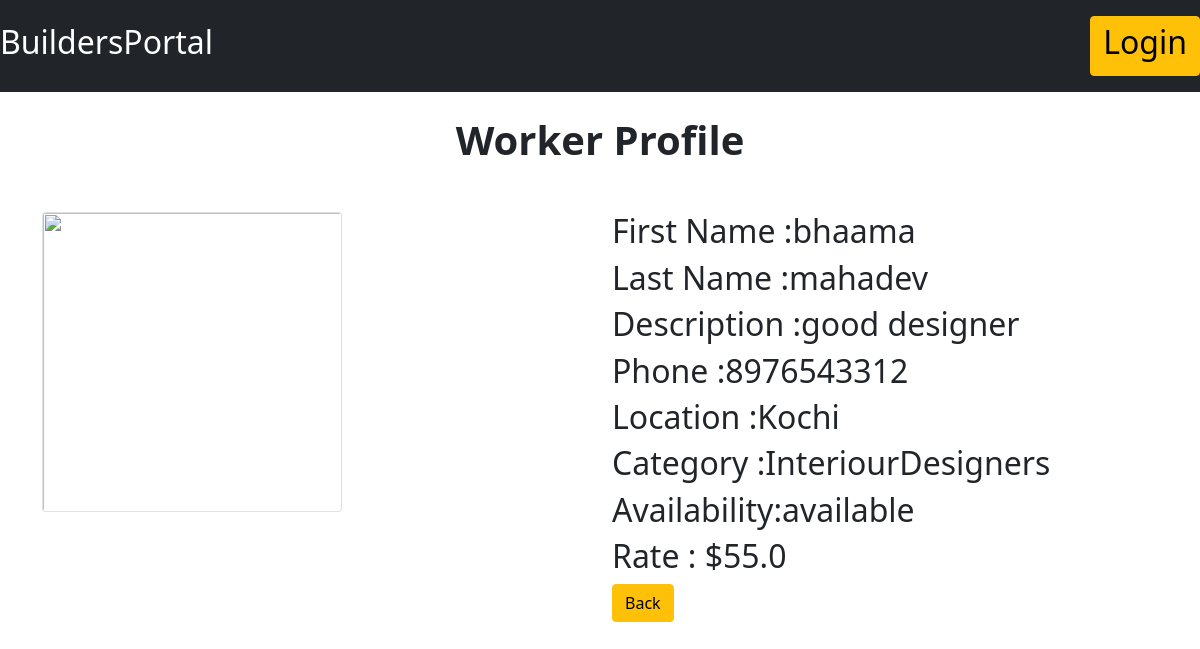
The app's page /supplierdetail/1/ with its own data.
### use/models.py (models this page shows, shortened)
class Worker(models.Model):
        def get_filename(instance,filename):
             old_name = filename
             current_time=datetime.now().strftime('%Y%m%d%H;%M:%S')
             filename="%s%s"%(current_time,old_name)
             return os.path.join('uploads/',filename)
        user = models.ForeignKey(User,on_delete=models.CASCADE,default=1)
        image = models.ImageField(upload_to=get_filename,null=True,blank=True)
        firstname = models.CharField(max_length=200)
        lastname  = models.CharField(max_length=200)
        phone     = models.CharField(max_length=200)
        description= models.CharField(max_length=2000)
        rate=models.FloatField()
        location=models.CharField(max_length=200)
        category=models.CharField(max_length=200)
        availability=models.CharField(max_length=200)

### use/views.py (the view)
# urls.py: path('supplierdetail/<int:worker_id>/',views.detail,name='detail'),
def detail(request,worker_id):
    worker = Worker.objects.get(pk=worker_id)
    context={
        'worker':worker,
    }
    return render(request,'use/worker_detail.html',context)

### use/templates/use/worker_detail.html (shortened to what this page needs)
<!DOCTYPE html>
<html lang="en">
<head>
  <link href="https://cdn.jsdelivr.net/npm/bootstrap@5.1.3/dist/css/bootstrap.min.css" rel="stylesheet">
</head>
    <body>
      <nav class="navbar navbar-dark bg-dark">
        <a href="/" class=" navbar-brand link-warning"><h2>BuildersPortal</h2></a>
        <div class="navbar">
            {% if user.is_authenticated %}
            <p class="navbar-text text-white">Hello,&nbsp{{ user.username }}</p>
            &nbsp&nbsp <a href="{% url 'logout' %}" class="btn btn-warning"><h2>Logout</h2></a>
          {% else %}
          <a href="use/login" class="btn btn-warning"><h2>Login</h2></a>
          {% endif %}
        </div>
    </nav>
    <div class="container">
        <div class="row">
          <div class="col-md-12">
            <p class="text-center h1 fw-bold mb-5 mx-1 mx-md-4 mt-4">Worker Profile</p>
          </div>
            <div class="col-md-6">
                {% if worker.image%}
                    <img class="card" height="300px" width = "300px" src="{{ worker.image.url }}"/>
                  {% else %}
                     <img class="card" height="300px" width = "300px" src="https://icons.iconarchive.com/icons/blackvariant/button-ui-system-folders-drives/1024/Users-icon.png"/>
                  {% endif %}
            </div>
            <div class="col-md-6">
                <h2>First Name  :{{ worker.firstname }}</h2>
                <h2>Last Name   :{{ worker.lastname }}</h2>
                <h2>Description :{{ worker.description }}</h2>
                <h2>Phone       :{{ worker.phone }}</h2>
                <h2>Location    :{{ worker.location }}</h2>
                <h2>Category    :{{ worker.category }}</h2>
                <h2>Availability:{{ worker.availability }}</h2>
                <h2>Rate        : ${{ worker.rate }}</h2>
                <a href="{% url 'home' %}" class="btn btn-warning">Back</a>
            </div>
        </div>
    </div>
    </body>
</html>

### records on screen
Worker: firstname "bhaama", lastname "mahadev", description "good designer", phone "8976543312", location "Kochi", category "InteriourDesigners", availability "available", rate "55.0"
